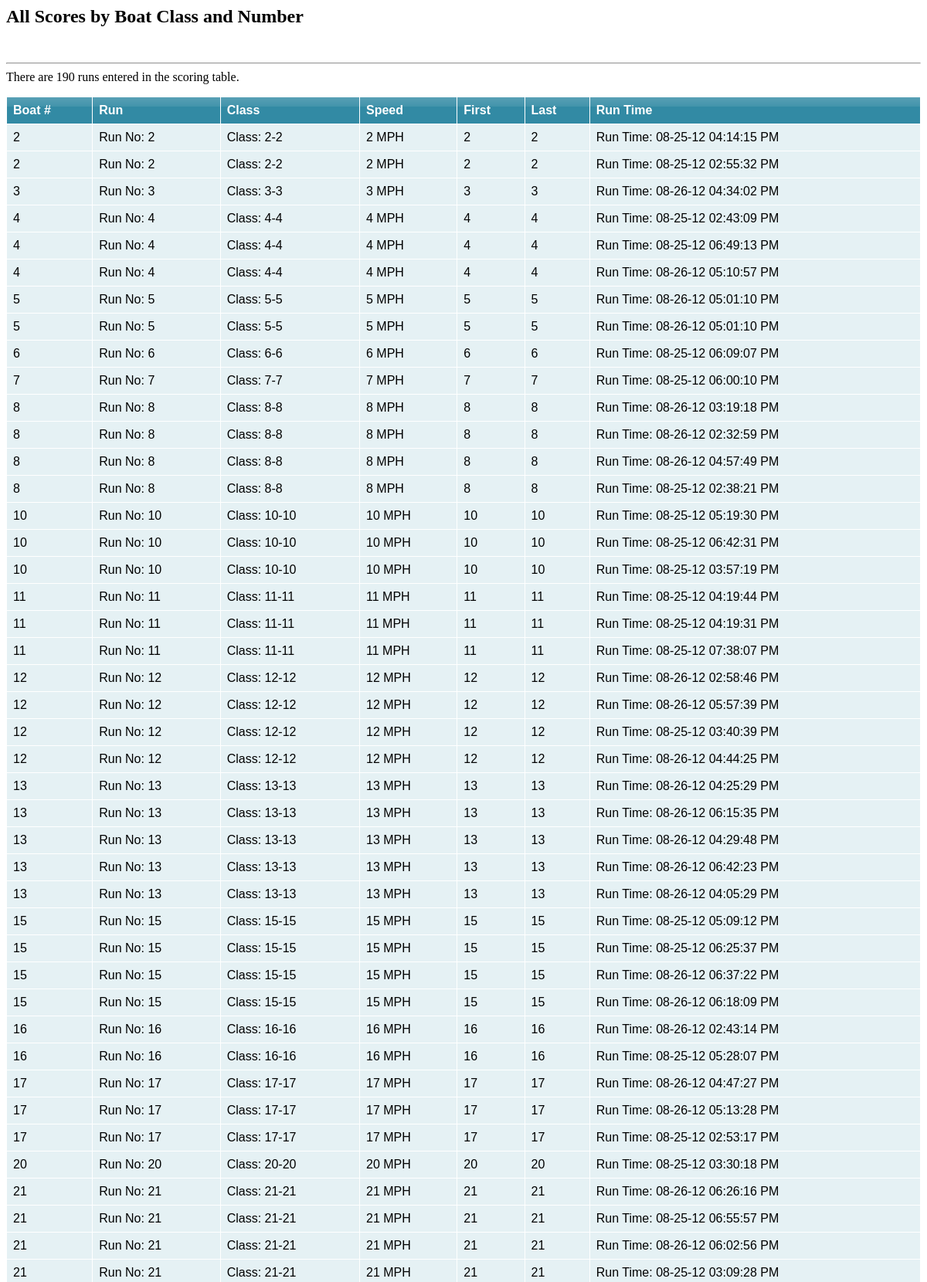
/listscoresedit.php (upper part), run on the app's committed database.
### tables this page shows
CREATE TABLE IF NOT EXISTS `speeds` (
  `run_id` int(3) NOT NULL AUTO_INCREMENT,
  `competitor_id` int(4) DEFAULT NULL,
  `speed` int(3) DEFAULT NULL,
  `timestamp` timestamp NOT NULL DEFAULT CURRENT_TIMESTAMP ON UPDATE CURRENT_TIMESTAMP,
  `disqual` char(1) DEFAULT NULL,
  `disqual_reason` varchar(60) DEFAULT NULL,
  `boat_class` varchar(10) DEFAULT NULL,
  PRIMARY KEY (`run_id`)
);

CREATE TABLE IF NOT EXISTS `competitors` (
  `competitor_id` int(4) NOT NULL AUTO_INCREMENT,
  `driver_first` varchar(25) NOT NULL DEFAULT '',
  `driver_middle` char(2) DEFAULT NULL,
  `driver_last` varchar(25) NOT NULL DEFAULT '',
  `driver_dob` varchar(11) DEFAULT NULL,
  `driver_address` varchar(25) DEFAULT NULL,
  `driver_address2` varchar(20) DEFAULT NULL,
  `driver_city` varchar(15) DEFAULT NULL,
  `driver_state` char(2) DEFAULT NULL,
  `driver_zip` mediumint(5) DEFAULT NULL,
  `driver_dl` varchar(15) DEFAULT NULL,
  `driver_phone` varchar(12) DEFAULT NULL,
  `owner_first` varchar(25) DEFAULT NULL,
  `owner_middle` char(2) DEFAULT NULL,
  `owner_last` varchar(20) DEFAULT NULL,
  `owner_address` varchar(25) DEFAULT NULL,
  `owner_city` varchar(15) DEFAULT NULL,
  `owner_state` char(2) DEFAULT NULL,
  `owner_zip` mediumint(5) DEFAULT NULL,
  `owner_phone` varchar(12) DEFAULT NULL,
  `sponsor_name` varchar(30) DEFAULT NULL,
  `sponsor_address` varchar(50) DEFAULT NULL,
  `emer_first` varchar(25) DEFAULT NULL,
  `emer_last` varchar(25) DEFAULT NULL,
  `emer_address` varchar(50) DEFAULT NULL,
  `emer_phone` varchar(12) DEFAULT NULL,
  `emer_relation` varchar(30) DEFAULT NULL,
  `boat_class` varchar(8) DEFAULT NULL,
  `boat_number` int(2) DEFAULT NULL,
  `boat_name` varchar(30) DEFAULT NULL,
  `boat_year` smallint(4) DEFAULT NULL,
  `boat_mfg` varchar(20) DEFAULT NULL,
  `boat_hull` varchar(5) DEFAULT NULL,
  `boat_length` tinyint(4) DEFAULT NULL,
  `boat_engines` tinyint(2) DEFAULT NULL,
  `boat_block` varchar(10) DEFAULT NULL,
  `boat_cuinch` int(4) DEFAULT NULL,
  `boat_outdrivetype` varchar(10) DEFAULT NULL,
  `boat_mods` varchar(60) DEFAULT NULL,
  `boat_state` char(2) DEFAULT NULL,
  `driver_email` varchar(30) DEFAULT NULL,
  `bio` text,
  `runs_remain` int(11) NOT NULL DEFAULT '0',
  PRIMARY KEY (`competitor_id`)
);

### listscoresedit.php (the view, shortened to what this page needs)
<HTML>
<HEAD>
<link href="tablecloth/tablecloth.css" rel="stylesheet" type="text/css" media="screen" />
</HEAD>
<h2>All Scores by Boat Class and Number</h2>
<br>
<?php
$sql = 'SELECT competitors.competitor_id, competitors.boat_class, competitors.boat_number,competitors.driver_first, competitors.driver_last,speeds.run_id, speeds.speed, date_format( speeds.timestamp, \'%m-%d-%y %h:%i:%s %p\' ) AS timeformat'
        . ' FROM competitors, speeds'
        . ' WHERE competitors.competitor_id = speeds.competitor_id'
        . ' ORDER BY competitors.competitor_id, competitors.boat_class, competitors.boat_number ASC';
$result = mysql_query($sql);
echo "<hr>";
$num = mysql_numrows($result);
echo "There are $num runs entered in the scoring table. <BR>";
echo "<table border='1' cellpadding='0' cellspacing='0' style='border-collapse: collapse' bordercolor='#111111' width='97%' id='AutoNumber1'>";
echo "<tr><th>Boat #</th><th>Run</th><th>Class</th><th>Speed</th><th>First</th><th>Last</th><th>Run Time</th></tr>";
$i = 0;
while ($i < $num) {
	$competitor_id = mysql_result($result,$i,"competitors.competitor_id");
       $run_id = mysql_result($result,$i,"speeds.run_id");
	$boat_class = mysql_result($result,$i,"competitors.boat_class");
	$boat_number = mysql_result($result,$i,"competitors.boat_number");
	$driver_first = mysql_result($result,$i,"competitors.driver_first");
	$driver_last = mysql_result($result,$i,"competitors.driver_last");
	$speed = mysql_result($result,$i,"speeds.speed");
        $timeformat = mysql_result($result,$i,"timeformat");
	echo "<td>$competitor_id</td><td>Run No: $run_id</td><td>Class: $boat_class-$boat_number</td><td> $speed MPH </td><td> $driver_first</td><td> $driver_last</td><td> Run Time: $timeformat </td>";
++$i;
}
echo "</table>";
?>
<br><br>
<BODY>
</BODY>
</HTML>

### tablecloth/tablecloth.css (style rules this page uses)
table, td { font:100% Arial, Helvetica, sans-serif; }
table { width:100%;border-collapse:collapse;margin:1em 0; }
th, td { text-align:left;padding:.5em;border:1px solid #fff; }
th { background:#328aa4 url(tr_back.gif) repeat-x;color:#fff; }
td { background:#e5f1f4; }

### data on the page
speeds: competitor.competitor_id "2", timeformat "08-25-12 04:14:15 PM"
speeds: competitor.competitor_id "2", timeformat "08-25-12 02:55:32 PM"
speeds: competitor.competitor_id "3", timeformat "08-26-12 04:34:02 PM"
speeds: competitor.competitor_id "4", timeformat "08-25-12 02:43:09 PM"
speeds: competitor.competitor_id "4", timeformat "08-25-12 06:49:13 PM"
speeds: competitor.competitor_id "4", timeformat "08-26-12 05:10:57 PM"
speeds: competitor.competitor_id "5", timeformat "08-26-12 05:01:10 PM"
speeds: competitor.competitor_id "5", timeformat "08-26-12 05:01:10 PM"
speeds: competitor.competitor_id "6", timeformat "08-25-12 06:09:07 PM"
speeds: competitor.competitor_id "7", timeformat "08-25-12 06:00:10 PM"
speeds: competitor.competitor_id "8", timeformat "08-26-12 03:19:18 PM"
speeds: competitor.competitor_id "8", timeformat "08-26-12 02:32:59 PM"
speeds: competitor.competitor_id "8", timeformat "08-26-12 04:57:49 PM"
speeds: competitor.competitor_id "8", timeformat "08-25-12 02:38:21 PM"
speeds: competitor.competitor_id "10", timeformat "08-25-12 05:19:30 PM"
speeds: competitor.competitor_id "10", timeformat "08-25-12 06:42:31 PM"
speeds: competitor.competitor_id "10", timeformat "08-25-12 03:57:19 PM"
speeds: competitor.competitor_id "11", timeformat "08-25-12 04:19:44 PM"
speeds: competitor.competitor_id "11", timeformat "08-25-12 04:19:31 PM"
speeds: competitor.competitor_id "11", timeformat "08-25-12 07:38:07 PM"
speeds: competitor.competitor_id "12", timeformat "08-26-12 02:58:46 PM"
speeds: competitor.competitor_id "12", timeformat "08-26-12 05:57:39 PM"
speeds: competitor.competitor_id "12", timeformat "08-25-12 03:40:39 PM"
speeds: competitor.competitor_id "12", timeformat "08-26-12 04:44:25 PM"
speeds: competitor.competitor_id "13", timeformat "08-26-12 04:25:29 PM"
speeds: competitor.competitor_id "13", timeformat "08-26-12 06:15:35 PM"
speeds: competitor.competitor_id "13", timeformat "08-26-12 04:29:48 PM"
speeds: competitor.competitor_id "13", timeformat "08-26-12 06:42:23 PM"
speeds: competitor.competitor_id "13", timeformat "08-26-12 04:05:29 PM"
speeds: competitor.competitor_id "15", timeformat "08-25-12 05:09:12 PM"
speeds: competitor.competitor_id "15", timeformat "08-25-12 06:25:37 PM"
speeds: competitor.competitor_id "15", timeformat "08-26-12 06:37:22 PM"
speeds: competitor.competitor_id "15", timeformat "08-26-12 06:18:09 PM"
speeds: competitor.competitor_id "16", timeformat "08-26-12 02:43:14 PM"
speeds: competitor.competitor_id "16", timeformat "08-25-12 05:28:07 PM"
speeds: competitor.competitor_id "17", timeformat "08-26-12 04:47:27 PM"
speeds: competitor.competitor_id "17", timeformat "08-26-12 05:13:28 PM"
speeds: competitor.competitor_id "17", timeformat "08-25-12 02:53:17 PM"
speeds: competitor.competitor_id "20", timeformat "08-25-12 03:30:18 PM"
speeds: competitor.competitor_id "21", timeformat "08-26-12 06:26:16 PM"
speeds: competitor.competitor_id "21", timeformat "08-25-12 06:55:57 PM"
speeds: competitor.competitor_id "21", timeformat "08-26-12 06:02:56 PM"
speeds: competitor.competitor_id "21", timeformat "08-25-12 03:09:28 PM"

### other printed values
$num "190"
